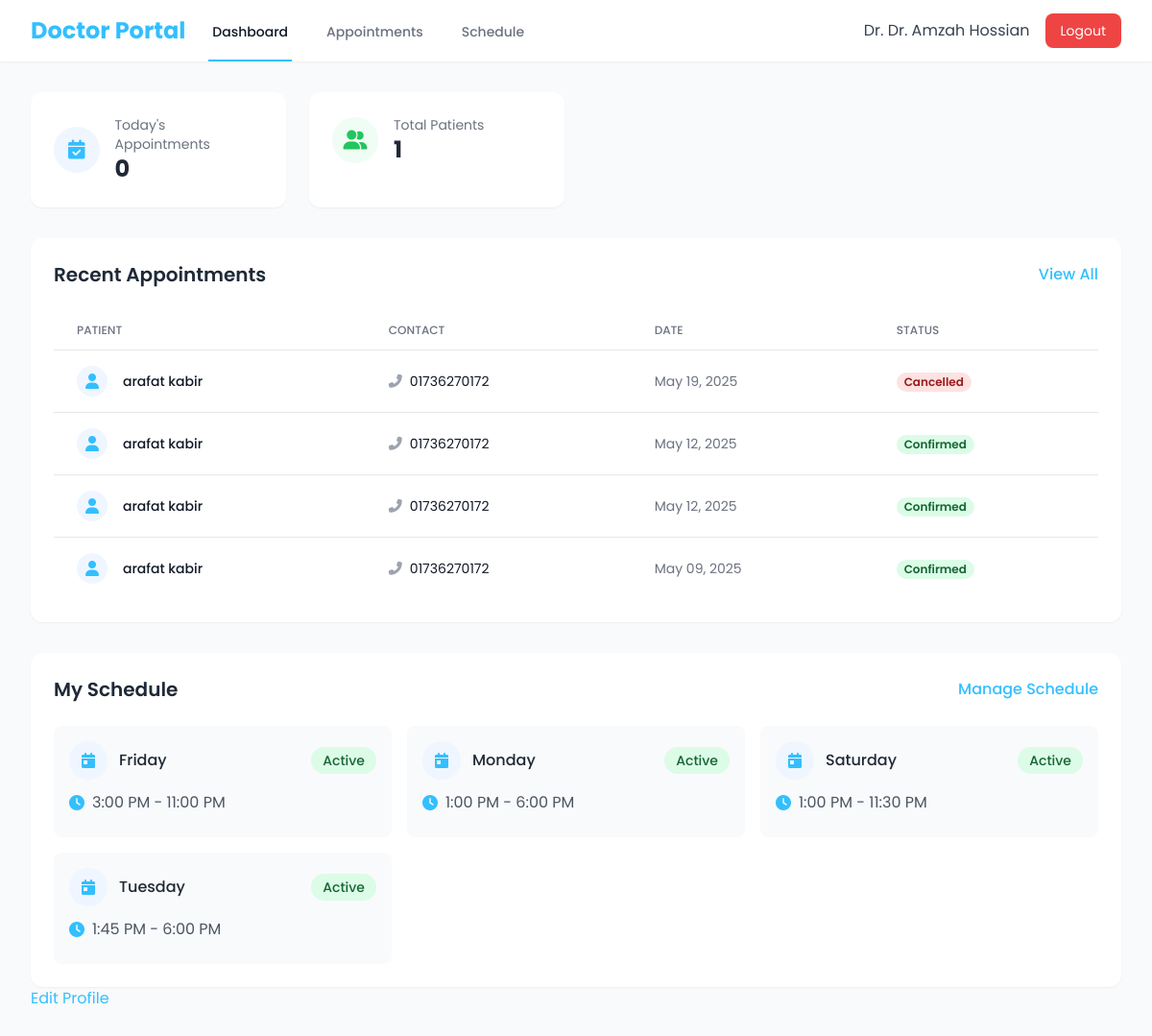
The page /doctor_home/ (signed in) on the database its author committed.
### myapp/models.py (models this page shows, shortened)
class Doctor(models.Model):
    id = models.AutoField(primary_key=True)
    username = models.CharField(max_length=100, unique=True,null = True)  # Removed null and blank
    full_name = models.CharField(max_length=100)
    password = models.CharField(max_length=128)  # Changed max_length to 128, removed default
    category = models.ForeignKey(
        DoctorCategory,
        on_delete=models.SET_DEFAULT,
        related_name='doctors',
        default=get_default_category,
    )
    email = models.EmailField(max_length=254, unique=True)
    mobile = models.CharField(max_length=15,unique=True,null = True)
    degrees = models.CharField(max_length=200)
    hospital = models.CharField(max_length=200, default='')
    experience = models.IntegerField(help_text='Experience in years')
    description = models.TextField(default='')
    image = models.ImageField(upload_to='static/images/doctors/', null=True, blank=True)
    created_at = models.DateTimeField(default=timezone.now)
    updated_at = models.DateTimeField(default=timezone.now)
    is_active = models.BooleanField(default=True)

class Appointment(models.Model):
    APPOINTMENT_STATUS = [
        ('pending', 'Pending'),
        ('confirmed', 'Confirmed'),
        ('completed', 'Completed'),
        ('cancelled', 'Cancelled')
    ]
    doctor = models.ForeignKey(Doctor, on_delete=models.CASCADE)
    patient = models.ForeignKey(General_User, on_delete=models.CASCADE)
    appointment_date = models.DateField()
    schedule = models.ForeignKey(Schedule, on_delete=models.CASCADE, null=True)
    appointment_time = models.TimeField(null=True, blank=True)
    status = models.CharField(max_length=20, choices=APPOINTMENT_STATUS, default='confirmed')
    created_at = models.DateTimeField(auto_now_add=True)
    class Meta:
        ordering = ['-appointment_date', '-appointment_time']

class General_User(models.Model):
    id = models.AutoField(primary_key=True)
    full_name = models.CharField(max_length=100)
    email = models.EmailField(unique=True)
    contact = models.CharField(max_length=15, unique=True)
    password = models.CharField(max_length=128)
    created_at = models.DateTimeField(default=timezone.now)
    updated_at = models.DateTimeField(default=timezone.now)
    is_active = models.BooleanField(default=True)
    class Meta:
        db_table = 'general_user'

class Schedule(models.Model):
    DAYS_OF_WEEK = [
        ('Monday', 'Monday'),
        ('Tuesday', 'Tuesday'),
        ('Wednesday', 'Wednesday'),
        ('Thursday', 'Thursday'),
        ('Friday', 'Friday'),
        ('Saturday', 'Saturday'),
        ('Sunday', 'Sunday'),
    ]
    id = models.AutoField(primary_key=True)
    doctor = models.ForeignKey(Doctor, on_delete=models.CASCADE, related_name='schedules')
    day = models.CharField(max_length=10, choices=DAYS_OF_WEEK)
    start_time = models.TimeField()
    end_time = models.TimeField()
    is_available = models.BooleanField(default=True)
    created_at = models.DateTimeField(default=timezone.now)
    updated_at = models.DateTimeField(default=timezone.now)
    class Meta:
        db_table = 'schedule'
        unique_together = ['doctor', 'day']
        ordering = ['doctor', 'day']

### myapp/views.py (the view)
# urls.py: path('doctor_home/', views.doctor_home, name='doctor_home'),
def doctor_home(request):
    if 'doctor_id' not in request.session or request.session.get('user_type') != 'doctor':
        messages.error(request, 'Please login as a doctor first.')
        return redirect('general_user_login')
    doctor = get_object_or_404(Doctor, id=request.session.get('doctor_id'))
    today = datetime.now().date()
    today_appointments_count = Appointment.objects.filter(
        doctor=doctor,
        appointment_date=today
    ).count()
    total_patients = Appointment.objects.filter(
        doctor=doctor
    ).values('patient').distinct().count()
    schedules = Schedule.objects.filter(doctor=doctor, is_available=True)
    working_hours = 0
    for schedule in schedules:
        start = schedule.start_time.hour + schedule.start_time.minute/60
        end = schedule.end_time.hour + schedule.end_time.minute/60
        working_hours += (end - start)
    recent_appointments = Appointment.objects.filter(
        doctor=doctor
    ).select_related('patient').order_by('-appointment_date', '-id')[:5]
    context = {
        'doctor': doctor,
        'today_appointments_count': today_appointments_count,
        'total_patients': total_patients,
        'working_hours': int(working_hours),
        'recent_appointments': recent_appointments,
        'doctor_schedules': schedules,
    }
    return render(request, 'doctors/homepage.html', context)

### myapp/templates/doctors/homepage.html (shortened to what this page needs)
{% extends 'doctors/base.html' %}
{% load static %}
{% block content %}
<div class="grid grid-cols-1 md:grid-cols-4 gap-6 mb-8">
    <div class="bg-white rounded-xl p-6 shadow-sm hover:shadow-md transition-shadow">
        <div class="flex items-center">
            <div class="w-12 h-12 bg-blue-50 rounded-full flex items-center justify-center">
                <i class="fas fa-calendar-check text-[#33BFFF] text-xl"></i>
            </div>
            <div class="ml-4">
                <div class="text-gray-500 text-sm">Today's Appointments</div>
                <p class="text-2xl font-bold text-gray-800">{{ today_appointments_count }}</p>
            </div>
        </div>
    </div>
    <div class="bg-white rounded-xl p-6 shadow-sm hover:shadow-md transition-shadow">
        <div class="flex items-center">
            <div class="w-12 h-12 bg-green-50 rounded-full flex items-center justify-center">
                <i class="fas fa-user-friends text-green-500 text-xl"></i>
            </div>
            <div class="ml-4">
                <h3 class="text-gray-500 text-sm">Total Patients</h3>
                <p class="text-2xl font-bold text-gray-800">{{ total_patients }}</p>
            </div>
        </div>
    </div>
</div>
<div class="bg-white rounded-xl shadow-sm p-6 mb-8">
    <div class="flex justify-between items-center mb-6">
        <h2 class="text-xl font-semibold text-gray-800">Recent Appointments</h2>
        <a href="{% url 'doctor_appointments' %}" class="text-[#33BFFF] hover:text-[#0099FF] font-medium">View All</a>
    </div>
    <div class="overflow-x-auto">
        <table class="min-w-full divide-y divide-gray-200">
            <thead>
                <tr>
                    <th class="px-6 py-3 text-left text-xs font-medium text-gray-500 uppercase">Patient</th>
                    <th class="px-6 py-3 text-left text-xs font-medium text-gray-500 uppercase">Contact</th>
                    <th class="px-6 py-3 text-left text-xs font-medium text-gray-500 uppercase">Date</th>
                    <th class="px-6 py-3 text-left text-xs font-medium text-gray-500 uppercase">Status</th>
                </tr>
            </thead>
            <tbody class="bg-white divide-y divide-gray-200">
                {% for appointment in recent_appointments %}
                <tr class="hover:bg-gray-50">
                    <td class="px-6 py-4 whitespace-nowrap">
                        <div class="flex items-center">
                            <div class="w-8 h-8 bg-blue-50 rounded-full flex items-center justify-center">
                                <i class="fas fa-user text-[#33BFFF]"></i>
                            </div>
                            <div class="ml-4">
                                <div class="text-sm font-medium text-gray-900">{{ appointment.patient.full_name }}</div>
                            </div>
                        </div>
                    </td>
                    <td class="px-6 py-4 whitespace-nowrap">
                        <div class="text-sm text-gray-900">
                            <div class="flex items-center">
                                <i class="fas fa-phone-alt text-gray-400 mr-2"></i>
                                {{ appointment.patient.contact }}
                            </div>
                        </div>
                    </td>
                    <td class="px-6 py-4 whitespace-nowrap text-sm text-gray-500">
                        {{ appointment.appointment_date|date:"M d, Y" }}
                    </td>
                    <td class="px-6 py-4 whitespace-nowrap">
                        <span class="px-2 inline-flex text-xs leading-5 font-semibold rounded-full
                            {% if appointment.status == 'confirmed' %}bg-green-100 text-green-800
                            {% elif appointment.status == 'pending' %}bg-yellow-100 text-yellow-800
                            {% else %}bg-red-100 text-red-800{% endif %}">
                            {{ appointment.status|title }}
                        </span>
                    </td>
                </tr>
                {% empty %}
                <tr>
                    <td colspan="4" class="px-6 py-4 text-center text-gray-500">
                        No appointments found
                    </td>
                </tr>
                {% endfor %}
            </tbody>
        </table>
    </div>
</div>
<div class="bg-white rounded-xl shadow-sm p-6">
    <div class="flex justify-between items-center mb-6">
        <h2 class="text-xl font-semibold text-gray-800">My Schedule</h2>
        <a href="{% url 'doctor_schedule' %}" class="text-[#33BFFF] hover:text-[#0099FF] font-medium">Manage Schedule</a>
    </div>
    <div class="grid grid-cols-1 md:grid-cols-3 gap-4">
        {% for schedule in doctor_schedules %}
            {% if schedule.doctor.id == request.session.doctor_id %}
            <div class="bg-gray-50 rounded-lg p-4 hover:shadow-md transition-all">
                <div class="flex items-center justify-between mb-3">
                    <div class="flex items-center">
                        <div class="w-10 h-10 bg-blue-50 rounded-full flex items-center justify-center">
                            <i class="fas fa-calendar-day text-[#33BFFF]"></i>
                        </div>
                        <span class="ml-3 font-medium text-gray-800">{{ schedule.day }}</span>
                    </div>
                    {% if schedule.is_available %}
                        <span class="px-3 py-1 rounded-full text-sm font-medium bg-green-100 text-green-800">Active</span>
                    {% endif %}
                </div>
                <div class="flex items-center text-gray-600 mb-2">
                    <i class="fas fa-clock text-[#33BFFF] mr-2"></i>
                    <span>{{ schedule.start_time|time:"g:i A" }} - {{ schedule.end_time|time:"g:i A" }}</span>
                </div>
            </div>
            {% endif %}
        {% endfor %}
    </div>
</div>
<button onclick="openEditDoctorModal()" class="text-[#33BFFF] hover:text-[#0099FF]">
    Edit Profile
</button>
{% endblock %}

### myapp/templates/doctors/base.html (shortened to what this page needs)
<!DOCTYPE html>
<html lang="en">
<head>
    <script src="https://cdn.tailwindcss.com"></script>
    <link rel="stylesheet" href="https://cdnjs.cloudflare.com/ajax/libs/font-awesome/6.5.1/css/all.min.css">
</head>
<body class="min-h-screen bg-gray-50">
    <nav class="bg-white shadow-sm">
        <div class="max-w-7xl mx-auto px-4 sm:px-6 lg:px-8">
            <div class="flex justify-between h-16">
                <div class="flex">
                    <div class="flex-shrink-0 flex items-center">
                        <span class="text-2xl font-bold text-[#33BFFF]">Doctor Portal</span>
                    </div>
                    <div class="hidden sm:ml-6 sm:flex sm:space-x-8">
                        <a href="{% url 'doctor_home' %}" class="border-[#33BFFF] text-gray-900 inline-flex items-center px-1 pt-1 border-b-2 text-sm font-medium">
                            Dashboard
                        </a>
                        <a href="{% url 'doctor_appointments' %}" class="border-transparent text-gray-500 hover:border-gray-300 hover:text-gray-700 inline-flex items-center px-1 pt-1 border-b-2 text-sm font-medium">
                            Appointments
                        </a>
                        <a href="{% url 'doctor_schedule' %}" class="border-transparent text-gray-500 hover:border-gray-300 hover:text-gray-700 inline-flex items-center px-1 pt-1 border-b-2 text-sm font-medium">
                            Schedule
                        </a>
                    </div>
                </div>
                <div class="hidden sm:ml-6 sm:flex sm:items-center">
                    <div class="ml-3 relative flex items-center space-x-4">
                        <span class="text-gray-700 cursor-pointer hover:text-[#33BFFF] transition-colors" onclick="openDoctorDetails()">
                            Dr. {{ request.session.doctor_name }}
                        </span>
                        <a href="{% url 'general_user_logout' %}" class="bg-red-500 text-white px-4 py-2 rounded-lg hover:bg-red-600 transition-colors text-sm">
                            Logout
                        </a>
                    </div>
                </div>
            </div>
        </div>
    </nav>
    <main class="max-w-7xl mx-auto px-4 sm:px-6 lg:px-8 py-8">
        {% block content %}{% endblock %}
    </main>
</body>
</html>

### myapp/templates/doctors/base.html (style rules this page uses)
body { font-family: 'Poppins', sans-serif; }

### rows shown on the page
Doctor: session.doctor_name "Dr. Amzah Hossian"
Appointment: patient.full_name "arafat kabir", patient.contact "01736270172", appointment_date "May 19, 2025", status "Cancelled"
Appointment: patient.full_name "arafat kabir", patient.contact "01736270172", appointment_date "May 12, 2025", status "Confirmed"
Appointment: patient.full_name "arafat kabir", patient.contact "01736270172", appointment_date "May 12, 2025", status "Confirmed"
Appointment: patient.full_name "arafat kabir", patient.contact "01736270172", appointment_date "May 09, 2025", status "Confirmed"
Schedule: day "Friday", is_available "Active", start_time "3:00 PM", end_time "11:00 PM"
Schedule: day "Monday", is_available "Active", start_time "1:00 PM", end_time "6:00 PM"
Schedule: day "Saturday", is_available "Active", start_time "1:00 PM", end_time "11:30 PM"
Schedule: day "Tuesday", is_available "Active", start_time "1:45 PM", end_time "6:00 PM"

### other values the page prints
{{ today_appointments_count }} "0"
{{ total_patients }} "1"
